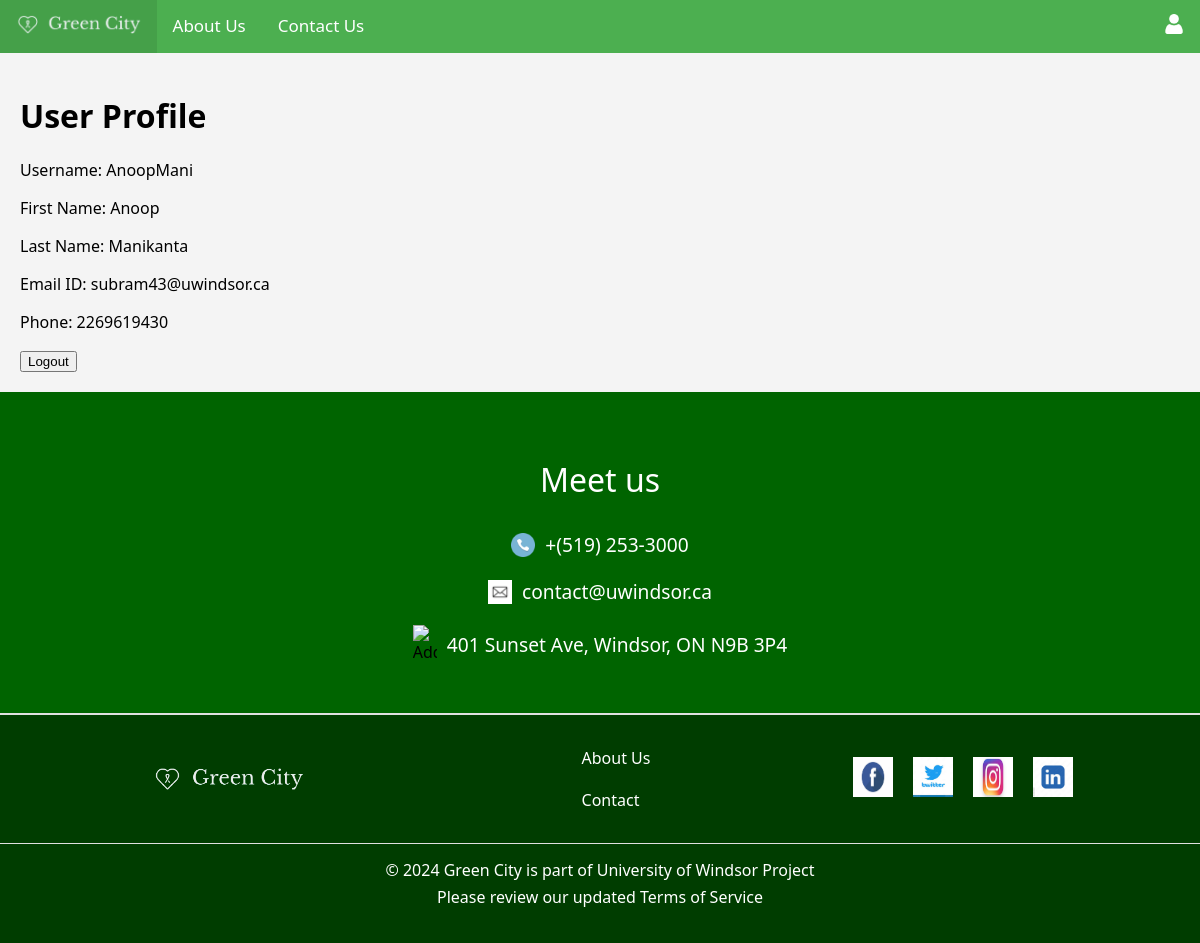
The app's page /user_profile/ (signed in) with its own data.
### myapp/models.py (models this page shows, shortened)
class CustomUser(AbstractUser):
    first_name = models.CharField(max_length=50, blank=True, null=True)
    last_name = models.CharField(max_length=50, blank=True, null=True)
    email = models.EmailField(unique=True)
    phone = models.CharField(max_length=10, blank=True, null=True)
    is_admin = models.BooleanField(default=False)

### myapp/views.py (the view)
# urls.py: path('user_profile/', views.user_profile, name='user_profile'),
def user_profile(request):
    return render(request, 'user_profile/user_profile.html', {'user': request.user})

### myapp/templates/user_profile/user_profile.html (shortened to what this page needs)
{% extends 'base.html' %}
{% block content %}
    <h1>User Profile</h1>
    <p>Username: {{ user.username }}</p>
    <p>First Name: {{ user.first_name }}</p>
    <p>Last Name: {{ user.last_name }}</p>
    <p>Email ID: {{ user.email }}</p>
    <p>Phone: {{ user.phone }}</p>
    <form method="post" action="{% url 'logout' %}">
        <button type="submit">Logout</button>
    </form>
{% endblock %}

### myapp/templates/base.css (style rules this page uses)
body { font-family: Georgia, "Segoe UI", system-ui, sans-serif; background-color: #f4f4f4; margin: 0; padding: 0; }

### records on screen
CustomUser: username "AnoopMani", first_name "Anoop", last_name "Manikanta", email "subram43@uwindsor.ca", phone "2269619430"
